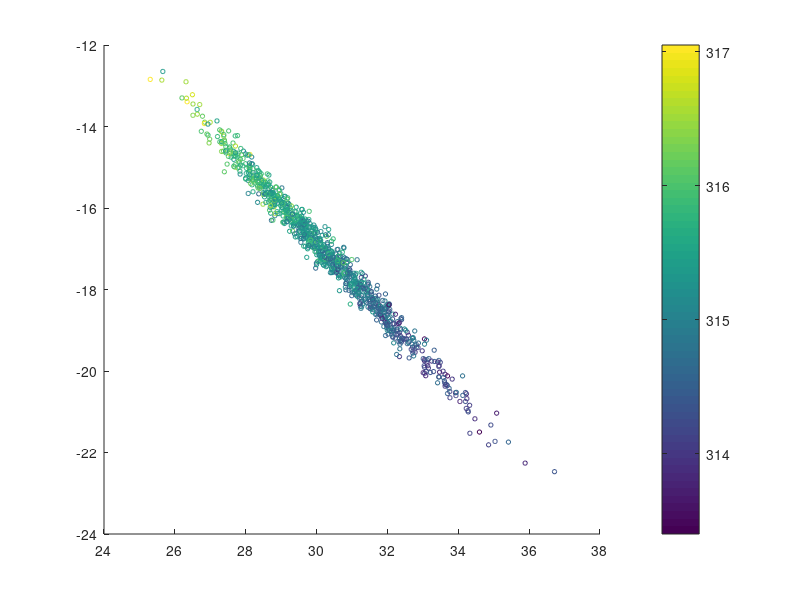
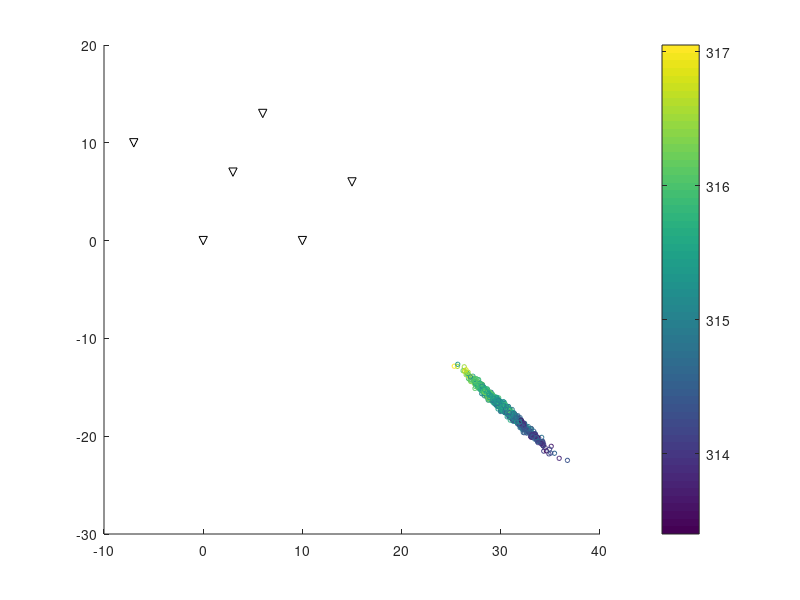
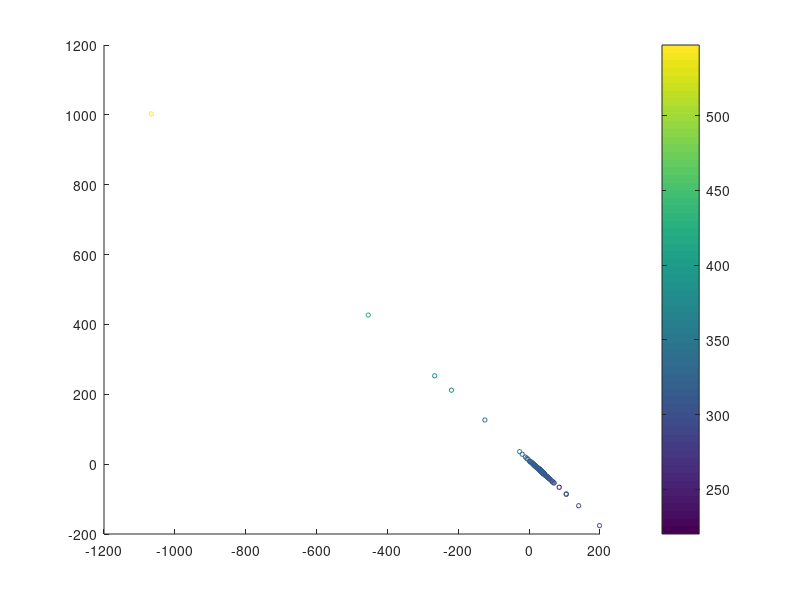
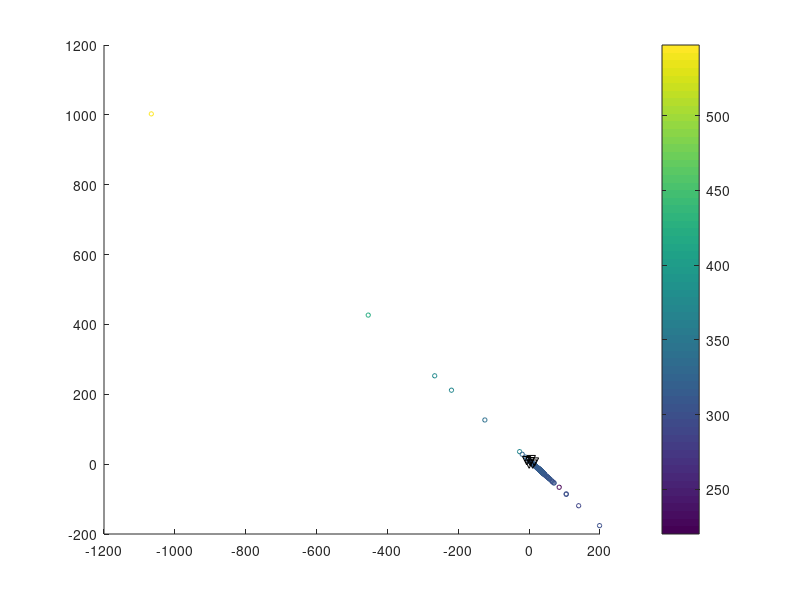

These figures' MATLAB source, in order:
function hw2p1()
rng(0);
ti=[322.418 321.031 321.228 323.093 324.415 322.706]';

for it=1:1000
    disp(it);
    ti_new = ti + 0.01*randn(6,1);
    
    % inexact Hessian
    [Mapp(:,it),tmp_err1]=do_one_ti(ti_new, true);
    err_app(it)=min(tmp_err1); 
    
    % exact Hessian
    [M(:,it),tmp_err2]=do_one_ti(ti_new, false);
    err(it)=min(tmp_err2);
end
scatter(Mapp(2,:), Mapp(3,:), 10, Mapp(1,:)); colorbar;
print -depsc hwp1_fig1_app.eps
hold on;
plot([0 10 15 6 -7 3],[0 0 6 13 10 7],'kv');
hold off;
print -depsc hwp1_fig2_app.eps

scatter(M(2,:), M(3,:), 10, M(1,:)); colorbar;
print -depsc hwp1_fig1.eps
hold on;
plot([0 10 15 6 -7 3],[0 0 6 13 10 7],'kv');
hold off;
print -depsc hwp1_fig2.eps

function [M,err]=do_one_ti(ti, use_app)
xi=[0 10 15 6 -7 3]';
yi=[0 0 6 13 10 7]';
zi=[0 0 0 0 0 0]';

%M=[315 30 -17 16 5]';

M=[315.147372203449           30.3124981621377          -17.1481612164449           15.9867180612486           5.26992727846599]';

M2=M;

for step = 1:1000
    grad=zeros(5,1);
    hess=zeros(5,5);   
    hess_app=zeros(5,5);
    for i=1:length(xi)        
        [tmp_grad, tmp_hess, tmp_hess_app]=get_grad_hessian(xi(i),yi(i),zi(i),ti(i),M);    

        grad = grad + tmp_grad;
        hess = hess + tmp_hess;   
        hess_app = hess_app + tmp_hess_app;
    end        
    err(step) = norm(predict(xi,yi,zi,M)-ti);    
    err2(step) = norm(predict(xi,yi,zi,M2)-ti);
    if(step > 1 && err(step) > err(step-1))
        break;
    end
    if(use_app)
        M= M- pinv(hess_app)*grad;
        M2= M2-pinv(hess)*grad;
    else
        M= M- pinv(hess)*grad;
        M2= M2-pinv(hess_app)*grad;
    end
end
% plot(xi,yi,'b.'); hold on;
% plot(M(2),M(3),'ro'); hold off;
% 1;

% function test_hessian()
% M=[0, 0, 0, 0, 3]';
% xi=100; yi=100; zi=0;  ti=50;
% [grad, hess] = get_grad_hessian(xi,yi,zi,ti,M);
% err0 = (predict(xi,yi,zi,M)-ti)^2;
% dM=[0,0,1,0,1]'*1E-2;
% err1 = (predict(xi,yi,zi,M+dM)-ti)^2;
% [err1-err0, grad'*dM, grad'*dM + 0.5*dM'*hess*dM];


function [grad,hess,hess_approx] = get_grad_hessian(xi,yi,zi,ti,M)
ts=M(1); xs=M(2); ys=M(3); zs=M(4); v=M(5);
R=sqrt((xs-xi)^2 + (ys-yi)^2 + (zs-zi)^2);
nx=(xs-xi)/R;
ny=(ys-yi)/R;
nz=(zs-zi)/R;
e=(ts+R/v-ti);

grad = e*[1 nx/v ny/v nz/v -R/v^2]';
sen = [1 nx/v ny/v nz/v -R/v^2]';

hess=[1 nx/v ny/v nz/v -R/v^2
    0  1/v*(1/v*nx^2+e/R*(1-nx^2))  1/v*(1/v*nx*ny-e/R*nx*ny) 1/v*(1/v*nx*nz-e/R*nx*nz) -1*nx/v^2*(R/v+e)
    0  0  1/v*(1/v*ny^2+e/R*(1-ny^2))  1/v*(1/v*ny*nz-e/R*ny*nz) -1*ny/v^2*(R/v+e)
    0  0   0  1/v*(1/v*nz^2+e/R*(1-nz^2))  -1*nz/v^2*(R/v+e)
    0 0 0 0 1*R/v^3*(R/v+2*e)];

hess = hess + hess';
for k=1:5
    hess(k,k)=hess(k,k)/2;
end
hess_approx = sen*sen'; % approximate hess

function r=predict(xi,yi,zi,M)

ts=M(1); xs=M(2); ys=M(3); zs=M(4); v=M(5);
r=xi*0;
for i=1:length(xi)
    R=sqrt((xs-xi(i))^2 + (ys-yi(i))^2 + (zs-zi(i))^2);
    r(i)=(ts+R/v);
end
    

